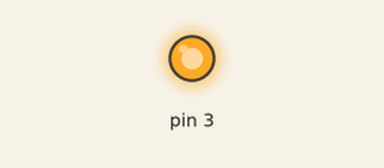
Recording of a sketch running on a simulated Arduino Uno, built with avr-gcc and run on an emulated ATmega328P. Shown: output pins drawn as LEDs (lit = HIGH).

Above: at 0.1 s.
Timing chart, 0 to 1.6 s (numbered marks = the images above):
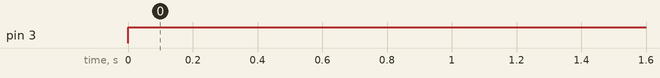

Measured:
- by itself, pin 3: LOW → HIGH at 0.00 s

The sketch:

motorControl.ino
```cpp
void setup() {
  // put your setup code here, to run once:
pinMode(3, OUTPUT);
}

void loop() {
  // put your main code here, to run repeatedly:
digitalWrite(3, 255);
}
```
